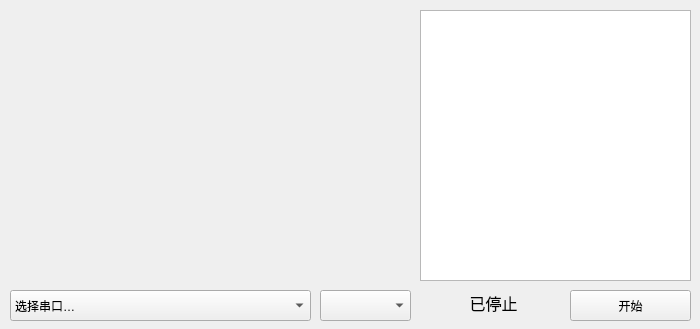
<?xml version="1.0" encoding="UTF-8"?>
<ui version="4.0">
 <class>MainWindow</class>
 <widget class="QMainWindow" name="MainWindow">
  <property name="geometry">
   <rect>
    <x>0</x>
    <y>0</y>
    <width>700</width>
    <height>329</height>
   </rect>
  </property>
  <property name="minimumSize">
   <size>
    <width>700</width>
    <height>0</height>
   </size>
  </property>
  <property name="maximumSize">
   <size>
    <width>700</width>
    <height>510</height>
   </size>
  </property>
  <property name="windowTitle">
   <string>草莓味的SR620记录仪</string>
  </property>
  <property name="windowIcon">
   <iconset>
    <normaloff>banana.jpg</normaloff>banana.jpg</iconset>
  </property>
  <widget class="QWidget" name="centralwidget">
   <widget class="MyComboBox" name="SerialSelectBox">
    <property name="geometry">
     <rect>
      <x>10</x>
      <y>290</y>
      <width>301</width>
      <height>31</height>
     </rect>
    </property>
    <property name="editable">
     <bool>false</bool>
    </property>
    <item>
     <property name="text">
      <string>选择串口…</string>
     </property>
    </item>
   </widget>
   <widget class="QPushButton" name="StartButton">
    <property name="geometry">
     <rect>
      <x>570</x>
      <y>290</y>
      <width>121</width>
      <height>31</height>
     </rect>
    </property>
    <property name="text">
     <string>开始</string>
    </property>
   </widget>
   <widget class="QComboBox" name="TimeBaseSelectBox">
    <property name="geometry">
     <rect>
      <x>320</x>
      <y>290</y>
      <width>91</width>
      <height>31</height>
     </rect>
    </property>
    <property name="currentText">
     <string/>
    </property>
    <property name="currentIndex">
     <number>-1</number>
    </property>
   </widget>
   <widget class="MatplotlibWidget" name="MatplotlibWidget" native="true">
    <property name="geometry">
     <rect>
      <x>-10</x>
      <y>0</y>
      <width>421</width>
      <height>281</height>
     </rect>
    </property>
   </widget>
   <widget class="QPlainTextEdit" name="SerialPlainTextEdit">
    <property name="geometry">
     <rect>
      <x>420</x>
      <y>10</y>
      <width>271</width>
      <height>271</height>
     </rect>
    </property>
   </widget>
   <widget class="QLabel" name="label">
    <property name="geometry">
     <rect>
      <x>423</x>
      <y>292</y>
      <width>141</width>
      <height>21</height>
     </rect>
    </property>
    <property name="font">
     <font>
      <family>微软雅黑</family>
      <pointsize>12</pointsize>
      <weight>50</weight>
      <bold>false</bold>
     </font>
    </property>
    <property name="text">
     <string>已停止</string>
    </property>
    <property name="alignment">
     <set>Qt::AlignCenter</set>
    </property>
   </widget>
  </widget>
 </widget>
 <customwidgets>
  <customwidget>
   <class>MatplotlibWidget</class>
   <extends>QWidget</extends>
   <header location="global">MatplotlibWidget</header>
   <container>1</container>
  </customwidget>
  <customwidget>
   <class>MyComboBox</class>
   <extends>QComboBox</extends>
   <header location="global">myComboBox</header>
  </customwidget>
 </customwidgets>
 <resources/>
 <connections/>
</ui>
